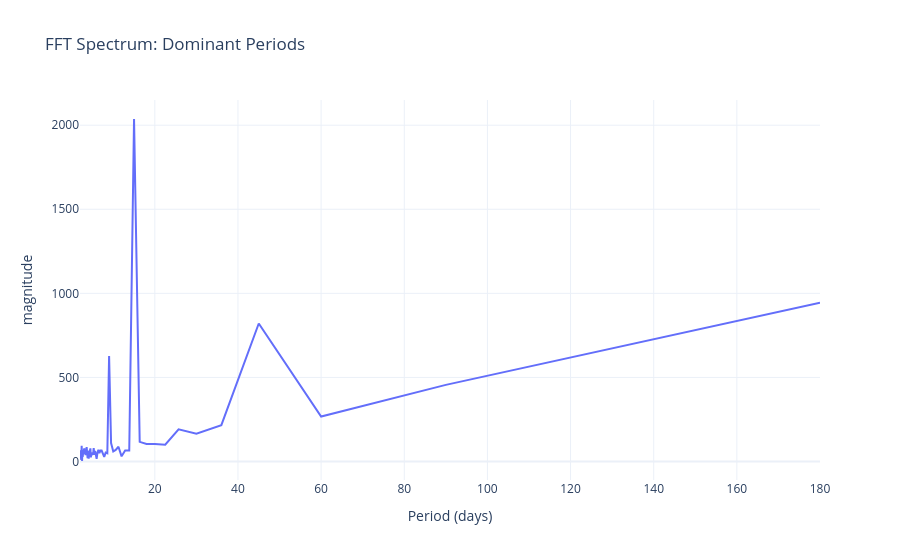

Notebook code for this chart:
### Code cell
# Plot magnitude by period in days.
# The highest peaks show the strongest repeating cycles.
fig = px.line(
    spectrum_df,
    x="period_days",
    y="magnitude",
    title="FFT Spectrum: Dominant Periods",
)
fig.update_layout(template="plotly_white", xaxis_title="Period (days)")
fig.show()

### Figure 1 — Plotly figure (JSON) as saved in the notebook; plotly's stock layout.template omitted (floating-point values rounded to 4 significant figures)
{"data": [{"hovertemplate": "period_days=%{x}<br>magnitude=%{y}<extra></extra>", "legendgroup": "", "line": {"color": "#636efa", "dash": "solid"}, "marker": {"symbol": "circle"}, "mode": "lines", "name": "", "orientation": "v", "showlegend": false, "type": "scatter", "x": [180, 90, 60, 45, 36, 30, 25.71, 22.5, 20, 18, 16.36, 15, 13.85, 12.86, 12.0, 11.25, 10.59, 10, 9.474, 9, 8.571, 8.182, 7.826, 7.5, 7.2, 6.923, 6.667, 6.429, 6.207, 6.0, 5.806, 5.625, 5.455, 5.294, 5.143, 5, 4.865, 4.737, 4.615, 4.5, 4.39, 4.286, 4.186, 4.091, 4, 3.913, 3.83, 3.75, 3.673, 3.6, 3.529, 3.462, 3.396, 3.333, 3.273, 3.214, 3.158, 3.103, 3.051, 3.0, 2.951, 2.903, 2.857, 2.812, 2.769, 2.727, 2.687, 2.647, 2.609, 2.571, 2.535, 2.5, 2.466, 2.432, 2.4, 2.368, 2.338, 2.308, 2.278, 2.25, 2.222, 2.195, 2.169, 2.143, 2.118, 2.093, 2.069, 2.045, 2.022, 2], "xaxis": "x", "y": [943.6, 455.6, 267.6, 820.8, 215.8, 165.2, 191.4, 100.3, 104.4, 104.2, 116.6, 2037.0, 65.17, 65.93, 30.72, 87.43, 69.09, 59.61, 109.9, 627.1, 49.17, 52.63, 27.55, 50.25, 65.28, 65.67, 48.98, 69.44, 53.28, 15.94, 33.78, 62.55, 39.85, 79.43, 39.94, 43.93, 47.33, 51.69, 24.34, 78.31, 64.83, 61.98, 51.57, 16.62, 63.3, 28.99, 19.76, 46.09, 59.37, 85.64, 68.28, 44.35, 44.72, 37.89, 48.47, 52.62, 51.75, 45.94, 72.92, 58.03, 72.38, 55.18, 55.67, 65.95, 54.77, 46.9, 35.7, 26.87, 63.85, 57.03, 31.5, 2.935, 60.11, 52.26, 92.95, 18.53, 39.26, 11.03, 12.7, 44.92, 29.77, 60.5, 22.17, 52.75, 44.48, 47.67, 67.16, 17.96, 54.5, 56.56], "yaxis": "y"}], "layout": {"legend": {"tracegroupgap": 0}, "title": {"text": "FFT Spectrum: Dominant Periods"}, "xaxis": {"anchor": "y", "domain": [0, 1], "title": {"text": "Period (days)"}}, "yaxis": {"anchor": "x", "domain": [0, 1], "title": {"text": "magnitude"}}}}
